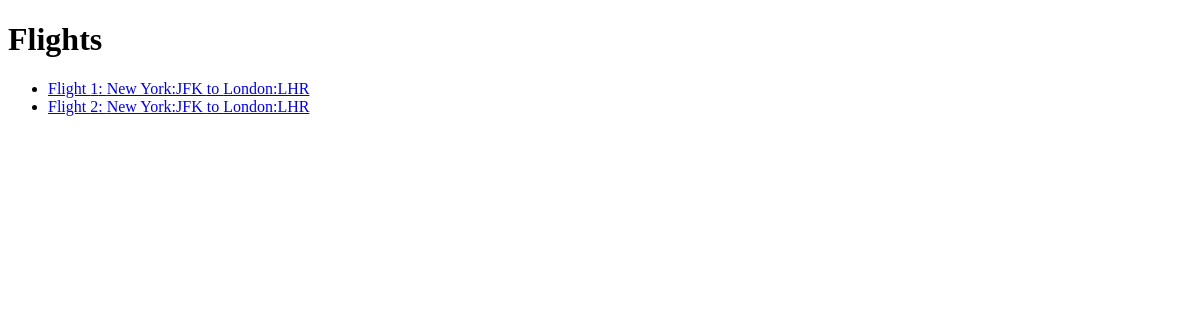
The app's page /flights/, older data.
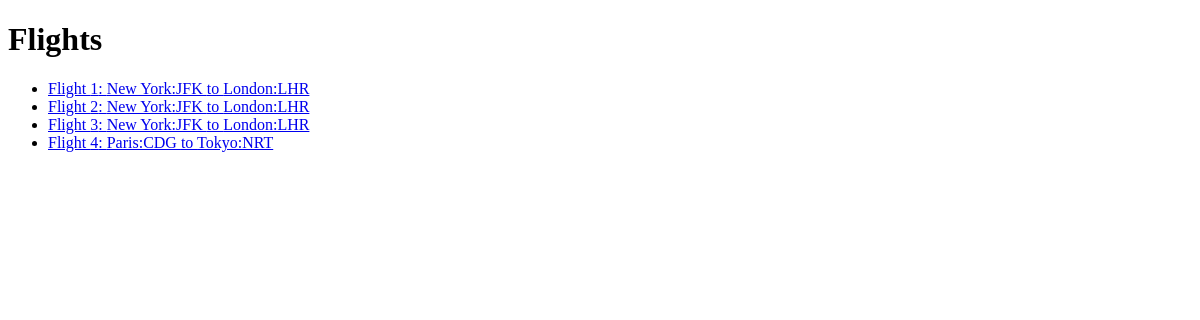
The same page, newer data.
### flights/models.py (models this page shows, shortened)
class Flight(models.Model):
    origin = models.ForeignKey(Airport, on_delete=models.CASCADE, related_name="deprtures")
    destination = models.ForeignKey(Airport,on_delete=models.CASCADE, related_name="arrivals")
    duration = models.IntegerField()

class Airport(models.Model):
    code = models.CharField(max_length=3)
    city = models.CharField(max_length=64)
    def __str__(self):
        return f"{self.city}:{self.code}"

### flights/views.py (the view)
# urls.py: path("", views.index, name="index"),
def index(request):
    return render(request, "flights/index.html", {
        "flights": Flight.objects.all()
    })

### flights/templates/flights/index.html (shortened to what this page needs)
{% extends "flights/layout.html" %}
{% block body %}
    <h1>Flights</h1>
    <ul>
        {% for flight in flights %}
            <li>
                <a href="{% url 'flight' flight.id %}">
                Flight {{ flight.id }}: {{ flight.origin }} to {{ flight.destination }}
            </li>
        {% endfor %}
{% endblock %}

### flights/templates/flights/layout.html (shortened to what this page needs)
<!DOCTYPE html>
<html lang="en">
    <head>
    </head>
    <body>
        {% block body %}
        {% endblock %}
    </body>
</html>

Row changes from the older to the newer data that the page shows:
added Flight: id "3", origin "New York:JFK", destination "London:LHR"
added Flight: id "4", origin "Paris:CDG", destination "Tokyo:NRT"
